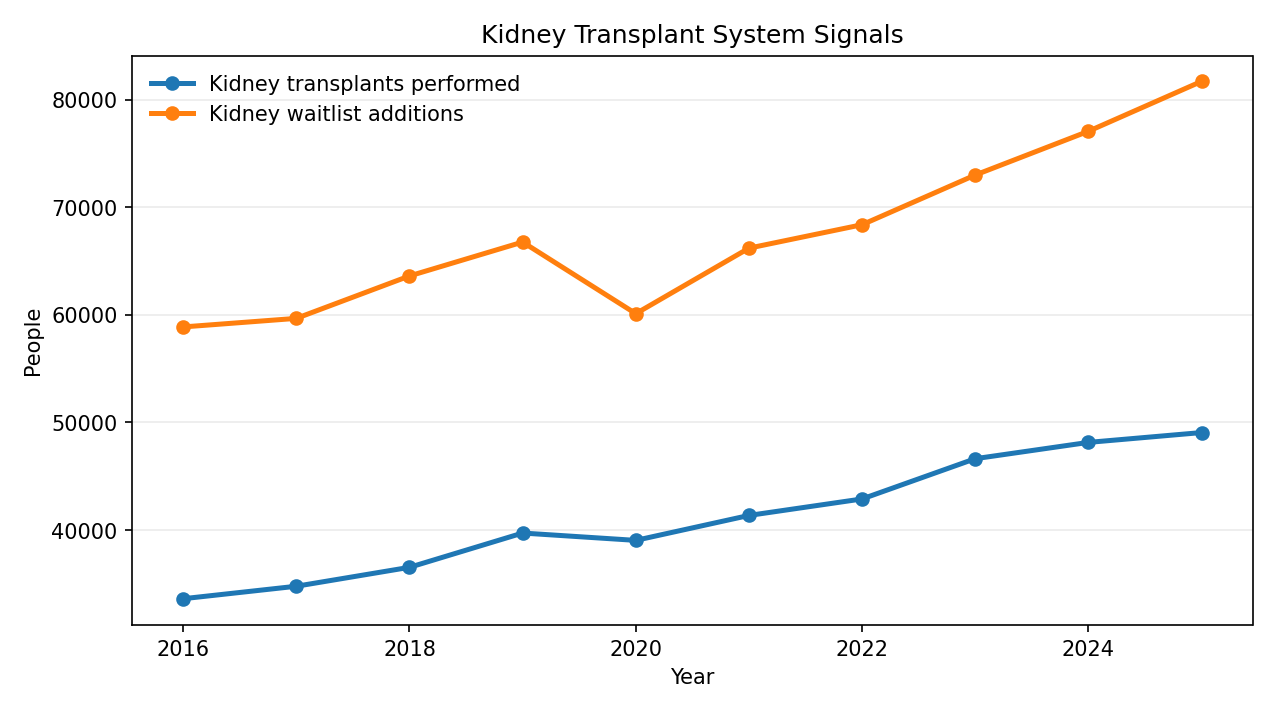

Recreate this plot in Python.
from csv import DictReader
import math
import os
from pathlib import Path
from tempfile import gettempdir

os.environ.setdefault(
    "MPLCONFIGDIR",
    str(Path(gettempdir()) / "applied-analysis-matplotlib"),
)
try:
    import matplotlib

    matplotlib.use("Agg")
    import matplotlib.pyplot as plt
except ModuleNotFoundError:
    raise SystemExit(
        "Matplotlib is required. Run: python3 -m pip install -r requirements.txt"
    )


BASE_DIR = Path(__file__).parent
DATA_PATH = BASE_DIR / "data" / "kidney_transplant_system_signals.csv"
CHART_PATH = BASE_DIR / "kidney_transplant_signal_comparison.png"
SUMMARY_PATH = BASE_DIR / "kidney_transplant_signal_comparison_summary.txt"
SIGNAL_A_NAME = "Kidney transplants performed"
SIGNAL_B_NAME = "Kidney waitlist additions"


def load_series(path):
    with path.open(newline="", encoding="utf-8") as file:
        return [
            {
                "year": int(row["year"]),
                "kidney_transplants": int(row["kidney_transplants"]),
                "kidney_waitlist_additions": int(row["kidney_waitlist_additions"]),
            }
            for row in DictReader(file)
        ]


def percent_change(start, end):
    if start == 0:
        return 0.0
    return ((end - start) / start) * 100


def correlation(values_a, values_b):
    if len(values_a) != len(values_b) or len(values_a) < 2:
        return 0.0

    mean_a = sum(values_a) / len(values_a)
    mean_b = sum(values_b) / len(values_b)
    numerator = 0.0
    variance_a = 0.0
    variance_b = 0.0

    for value_a, value_b in zip(values_a, values_b):
        centered_a = value_a - mean_a
        centered_b = value_b - mean_b
        numerator += centered_a * centered_b
        variance_a += centered_a * centered_a
        variance_b += centered_b * centered_b

    if variance_a == 0 or variance_b == 0:
        return 0.0

    return numerator / math.sqrt(variance_a * variance_b)


def year_over_year_changes(values):
    return [
        percent_change(previous, current)
        for previous, current in zip(values[:-1], values[1:])
    ]


def direction_for(change_percent):
    if abs(change_percent) < 5:
        return "stable"
    return "increasing" if change_percent > 0 else "decreasing"


def relationship_for(direction_a, direction_b, level_correlation):
    if direction_a == direction_b and direction_a != "stable" and level_correlation >= 0.7:
        return "moving together"
    if direction_a != direction_b and "stable" not in {direction_a, direction_b}:
        return "moving apart"
    return "mixed"


def lag_signal_for(level_correlation, lag_correlation):
    if lag_correlation >= level_correlation + 0.08:
        return "possible one-year lag"
    return "no clear lag"


def summarize(series):
    years = [point["year"] for point in series]
    transplants = [point["kidney_transplants"] for point in series]
    waitlist_additions = [point["kidney_waitlist_additions"] for point in series]

    transplant_change_percent = percent_change(transplants[0], transplants[-1])
    waitlist_change_percent = percent_change(waitlist_additions[0], waitlist_additions[-1])
    level_correlation = correlation(transplants, waitlist_additions)
    year_change_correlation = correlation(
        year_over_year_changes(transplants),
        year_over_year_changes(waitlist_additions),
    )
    lag_correlation = correlation(transplants[1:], waitlist_additions[:-1])
    start_gap = waitlist_additions[0] - transplants[0]
    end_gap = waitlist_additions[-1] - transplants[-1]
    start_ratio = transplants[0] / waitlist_additions[0]
    end_ratio = transplants[-1] / waitlist_additions[-1]
    direction_a = direction_for(transplant_change_percent)
    direction_b = direction_for(waitlist_change_percent)

    return {
        "start_year": years[0],
        "end_year": years[-1],
        "signal_a_name": SIGNAL_A_NAME,
        "signal_b_name": SIGNAL_B_NAME,
        "signal_a_start": transplants[0],
        "signal_a_end": transplants[-1],
        "signal_b_start": waitlist_additions[0],
        "signal_b_end": waitlist_additions[-1],
        "signal_a_change_percent": transplant_change_percent,
        "signal_b_change_percent": waitlist_change_percent,
        "signal_a_direction": direction_a,
        "signal_b_direction": direction_b,
        "relationship": relationship_for(direction_a, direction_b, level_correlation),
        "lag_signal": lag_signal_for(level_correlation, lag_correlation),
        "level_correlation": level_correlation,
        "year_change_correlation": year_change_correlation,
        "lag_correlation": lag_correlation,
        "start_gap": start_gap,
        "end_gap": end_gap,
        "start_ratio": start_ratio,
        "end_ratio": end_ratio,
    }


def interpret(summary):
    relationship = summary["relationship"]
    lag_signal = summary["lag_signal"]
    ratio_change = summary["end_ratio"] - summary["start_ratio"]

    if relationship == "moving together":
        relationship_text = (
            "The two system signals mostly moved together over this period. "
        )
    elif relationship == "moving apart":
        relationship_text = (
            "The two system signals moved in different directions over this period. "
        )
    else:
        relationship_text = (
            "The two system signals showed a mixed relationship over this period. "
        )

    if ratio_change > 0:
        ratio_text = (
            "Transplant volume improved slightly relative to incoming waitlist demand, "
            "but demand still stayed much larger than the number of transplants performed."
        )
    else:
        ratio_text = (
            "Transplant volume did not keep pace with incoming waitlist demand."
        )

    return (
        f"{relationship_text}Kidney transplants rose from "
        f"{summary['signal_a_start']:,} to {summary['signal_a_end']:,}, while annual kidney "
        f"waitlist additions rose from {summary['signal_b_start']:,} to "
        f"{summary['signal_b_end']:,}. {ratio_text} In this annual view, there is "
        f"{lag_signal}, so the clearest signal is persistent system pressure rather than a "
        "simple delayed response."
    )


def build_report(summary, interpretation, chart_path=None, summary_path=None):
    lines = [
        "Applied Analysis - Signal Comparison",
        "----------------------------------------",
        "Question: How does kidney transplant volume relate to kidney waitlist demand over time?",
        f"Time range: {summary['start_year']} to {summary['end_year']}",
        f"Signal A: {summary['signal_a_name']}",
        (
            f"  {summary['signal_a_start']:,} -> {summary['signal_a_end']:,} "
            f"({summary['signal_a_change_percent']:+.1f}%)"
        ),
        f"Signal B: {summary['signal_b_name']}",
        (
            f"  {summary['signal_b_start']:,} -> {summary['signal_b_end']:,} "
            f"({summary['signal_b_change_percent']:+.1f}%)"
        ),
        f"Relationship: {summary['relationship'].title()}",
        f"Possible lag: {summary['lag_signal'].title()}",
        f"Level correlation: {summary['level_correlation']:.2f}",
        f"Year-over-year change correlation: {summary['year_change_correlation']:.2f}",
        f"Demand minus transplants gap: {summary['start_gap']:,} -> {summary['end_gap']:,}",
        (
            "Transplants as a share of waitlist additions: "
            f"{summary['start_ratio']:.1%} -> {summary['end_ratio']:.1%}"
        ),
        "",
        "What to notice:",
        interpretation,
        "",
        "Source note:",
        (
            "This example uses annual kidney transplants and annual kidney waitlist additions "
            "from the public OPTN Metrics dashboard. Waitlist additions are used here as a "
            "transparent proxy for waitlist demand in a small, local example."
        ),
    ]

    if chart_path or summary_path:
        lines.extend(["", "Artifacts:"])

    if chart_path:
        lines.append(f"Chart: {chart_path}")

    if summary_path:
        lines.append(f"Summary: {summary_path}")

    return "\n".join(lines)


def save_chart(series, path):
    years = [point["year"] for point in series]
    transplants = [point["kidney_transplants"] for point in series]
    waitlist_additions = [point["kidney_waitlist_additions"] for point in series]

    fig, ax = plt.subplots(figsize=(8.5, 4.75))
    ax.plot(years, transplants, marker="o", linewidth=2.4, label=SIGNAL_A_NAME)
    ax.plot(
        years,
        waitlist_additions,
        marker="o",
        linewidth=2.4,
        label=SIGNAL_B_NAME,
    )
    ax.set_title("Kidney Transplant System Signals")
    ax.set_xlabel("Year")
    ax.set_ylabel("People")
    ax.grid(axis="y", alpha=0.25)
    ax.legend(frameon=False)
    fig.tight_layout()
    fig.savefig(path, dpi=150)
    plt.close(fig)


def save_summary(report, path):
    path.write_text(report + "\n", encoding="utf-8")


def main():
    series = load_series(DATA_PATH)
    summary = summarize(series)
    interpretation = interpret(summary)

    save_chart(series, CHART_PATH)
    summary_report = build_report(summary, interpretation)
    save_summary(summary_report, SUMMARY_PATH)

    console_report = build_report(
        summary,
        interpretation,
        chart_path=CHART_PATH.resolve(),
        summary_path=SUMMARY_PATH.resolve(),
    )
    print(console_report)


if __name__ == "__main__":
    main()
